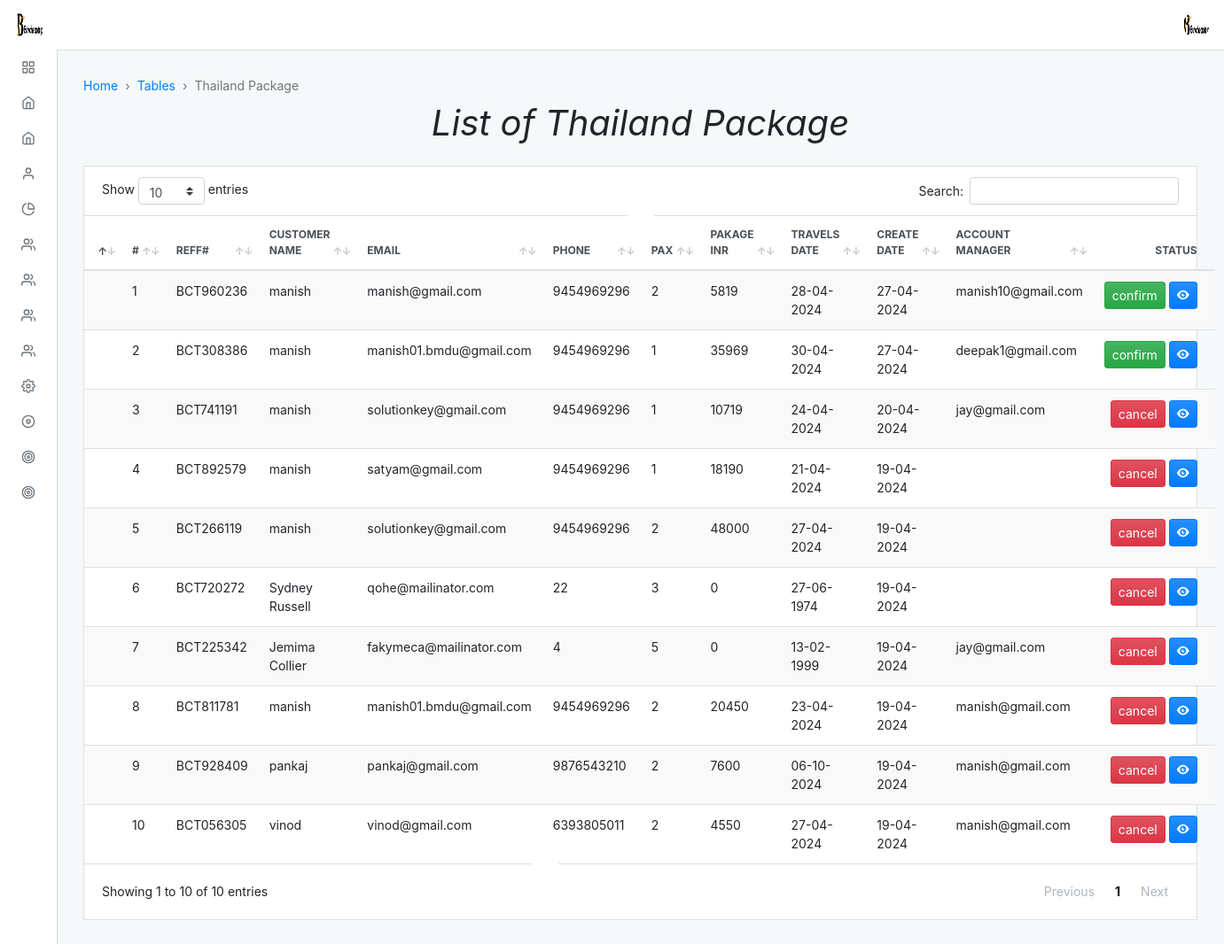
Page /admin/default/thailand_package.php (signed in) on the committed database.
### tables this page shows
CREATE TABLE `thailand_customers` (
  `cust_id` int(11) NOT NULL,
  `customer_name` varchar(150) NOT NULL,
  `reff_id` varchar(10) NOT NULL,
  `email` varchar(75) NOT NULL,
  `phone` varchar(15) NOT NULL,
  `pax` int(20) NOT NULL,
  `package_inr` double NOT NULL,
  `persion_inr` double NOT NULL,
  `travel_date` varchar(50) NOT NULL,
  `create_date` date NOT NULL DEFAULT current_timestamp(),
  `status` enum('pending','cancel','confirm','') NOT NULL DEFAULT 'pending',
  `account_id` varchar(255) NOT NULL
);

### admin/default/thailand_package.php (the view, shortened to what this page needs)
<?php
include "../../connection.php";
?>
<?php $page = "customer";
include("./incluede/header.php") ?>
<div class="adminx-content">
  <div class="adminx-main-content">
    <div class="container-fluid">
      <nav aria-label="breadcrumb" role="navigation">
        <ol class="breadcrumb adminx-page-breadcrumb">
          <li class="breadcrumb-item"><a href="#">Home</a></li>
          <li class="breadcrumb-item"><a href="#">Tables</a></li>
          <li class="breadcrumb-item active  aria-current=" page">Thailand Package</li>
        </ol>
      </nav>
      <div class="pb-3">
        <h1><b><i>List of Thailand Package </i></b></h1>
      </div>
      <div class="row">
        <div class="col">
          <div class="card mb-grid">
            <div class="table-responsive-md">
              <table class="table table-actions table-striped table-hover mb-0" data-table>
                <thead>
                  <tr>
                    <th scope="col">
                    </th>
                    <th scope="col">#</th>
                    <th scope="col">Reff#</th>
                    <th scope="col">Customer Name</th>
                    <th scope="col">Email</th>
                    <th scope="col">Phone</th>
                    <th scope="col">PAX</th>
                    <th scope="col">Pakage INR</th>
                    <th scope="col">Travels Date</th>
                    <th scope="col">Create Date</th>
                    <th scope="col">Account Manager</th>
                    <th scope="col">Status</th>
                  </tr>
                </thead>
                <tbody>
                  <?php
                  $query = "SELECT * FROM `thailand_customers` ORDER BY create_date DESC";
                  $res = mysqli_query($conn, $query);
                  $a = 1;
                  while ($row = mysqli_fetch_assoc($res)) {
                  ?>
                    <tr>
                      <th scope="row">
                        <label class="custom-control custom-checkbox m-0 p-0">
                        </label>
                      </th>
                      <td><?PHP echo $a ?></td>
                      <td><?php echo $row['reff_id'] ?></td>
                      <td><?php echo $row['customer_name'] ?></td>
                      <td><?php echo $row['email'] ?></td>
                      <td><?php echo $row['phone'] ?></td>
                      <td><?php echo $row['pax'] ?></td>
                      <td><?php echo $row['package_inr'] ?></td>
                      <td><?php echo date('d-m-Y', strtotime($row['travel_date'])); ?></td>
                      <td><?php echo date('d-m-Y', strtotime($row['create_date'])); ?></td>
                      <td><?php echo $row['account_id'] ?></td>
                      <td>
                        <div class="dropdown">
                          <?php if ($row['status'] == 'pending') { ?>
                            <button class="btn btn-sm btn-warning" type="button" id="statusDropdown<?php echo $row['cust_id']; ?>" data-toggle="dropdown" aria-haspopup="true" aria-expanded="false">
                              <?php echo $row['status']; ?>
                            </button>
                          <?php } else if ($row['status'] == 'confirm') { ?>
                            <button class="btn btn-sm btn-success" type="button" id="statusDropdown<?php echo $row['cust_id']; ?>" data-toggle="dropdown" aria-haspopup="true" aria-expanded="false">
                              <?php echo $row['status']; ?>
                            </button>
                          <?php } else { ?>
                            <button class="btn btn-sm btn-danger" type="button" id="statusDropdown<?php echo $row['cust_id']; ?>" data-toggle="dropdown" aria-haspopup="true" aria-expanded="false">
                              <?php echo $row['status']; ?>
                            </button>
                          <?php } ?>
                          <a href="thailand_package_details?reff_id=<?php echo $row['reff_id']; ?>" class="text-white btn btn-sm btn-primary">
                          <span class="oi oi-eye"></span>
                          </a>
                        </div>
                      </td>
                    </tr>
                  <?php
                    ++$a;
                  }
                  ?>
                </tbody>
              </table>
            </div>
          </div>
        </div>
      </div>
    </div>
  </div>
</div>
</div>
</body>
</html>

### admin/default/incluede/header.php (shortened to what this page needs)
<!DOCTYPE html>
<html lang="en">
<head>
  <link rel="stylesheet" type="text/css" href="./dist/css/adminx.css" media="screen" />
</head>
<body class=" virat">
  <div class="adminx-container">
    <?php
    $query = "select * from admin_login";
    $result = mysqli_query($conn, $query);
    while ($row = mysqli_fetch_assoc($result)) {
    ?>
      <nav class="navbar navbar-expand justify-content-between fixed-top virat_1">
        <a class="navbar-brand mb-0 h1 d-none d-md-block" href="admin">
          <img src="../upload/<?php echo $row['image']; ?>" class="navbar-brand-image d-inline-block align-top mr-2" class="circle" alt="">
        </a>
        <ul class="navbar-nav d-flex justify-content-end mr-2">
          <li class="nav-item dropdown">
            <a class="nav-link avatar-with-name" id="navbarDropdownMenuLink" data-toggle="dropdown" href="#">
              <img src="../upload/<?php echo $row['image']; ?>" class="d-inline-block align-top" class="rounded" alt="">
            </a>
          </li>
        </ul>
      <?php
    }
      ?>
      </nav>
      <div class="adminx-sidebar expand-hover push">
        <ul class="sidebar-nav">
          <li class="sidebar-nav-item">
            <a href="admin" class="sidebar-nav-link <?php if ($page == 'home') {
                                                      echo 'active';
                                                    } ?>">
              <span class="sidebar-nav-icon">
                <i data-feather="grid"></i>
              </span>
            </a>
          </li>
          <li class="sidebar-nav-item">
            <a class="sidebar-nav-link <?php if ($page == 'thailand') {
                                          echo 'active';
                                        } ?> collapsed" data-toggle="collapse" href="#examplepackage" aria-expanded="false" aria-controls="examplepackage">
              <span class="sidebar-nav-icon">
                <i data-feather="home"></i>
              </span>
            </a>
          </li>
          <li class="sidebar-nav-item">
            <a class="sidebar-nav-link <?php if ($page == 'slider') {
                                          echo 'active';
                                        } ?> collapsed" data-toggle="collapse" href="#example" aria-expanded="false" aria-controls="example">
              <span class="sidebar-nav-icon">
                <i data-feather="home"></i>
              </span>
            </a>
          </li>
          <li class="sidebar-nav-item">
            <a class=" sidebar-nav-link <?php if ($page == 'about') {
                                          echo 'active';
                                        } ?> collapsed" data-toggle="collapse" href="#exampl_a" aria-expanded="false" aria-controls="exampl_a">
              <span class="sidebar-nav-icon">
                <i data-feather="user"></i>
              </span>
            </a>
          </li>
          <li class="sidebar-nav-item">
            <a class=" sidebar-nav-link <?php if ($page == 'our') {
                                          echo 'active';
                                        } ?> collapsed" data-toggle="collapse" href="#examp" aria-expanded="false" aria-controls="examp">
              <span class="sidebar-nav-icon">
                <i data-feather="pie-chart"></i>
              </span>
            </a>
          </li>
          <li class="sidebar-nav-item">
            <a class=" sidebar-nav-link <?php if ($page == 'transport') {
                                          echo 'active';
                                        } ?> collapsed" data-toggle="collapse" href="#exa_team" aria-expanded="false" aria-controls="exa_team">
              <span class="sidebar-nav-icon">
                <i data-feather="users"></i>
              </span>
            </a>
          </li>
          <li class="sidebar-nav-item">
            <a class=" sidebar-nav-link <?php if ($page == 'transport') {
                                          echo 'active';
                                        } ?> collapsed" data-toggle="collapse" href="#exa_team89" aria-expanded="false" aria-controls="exa_team89">
              <span class="sidebar-nav-icon">
                <i data-feather="users"></i>
              </span>
            </a>
          </li>
          <li class="sidebar-nav-item">
            <a class=" sidebar-nav-link <?php if ($page == 'transport') {
                                          echo 'active';
                                        } ?> collapsed" data-toggle="collapse" href="#exa_team99" aria-expanded="false" aria-controls="exa_team99">
              <span class="sidebar-nav-icon">
                <i data-feather="users"></i>
              </span>
            </a>
          </li>
          <li class="sidebar-nav-item">
            <a class=" sidebar-nav-link <?php if ($page == 'users') {
                                          echo 'active';
                                        } ?> collapsed" data-toggle="collapse" href="#exa_team98" aria-expanded="false" aria-controls="exa_team98">
              <span class="sidebar-nav-icon">
                <i data-feather="users"></i>
              </span>
            </a>
          </li>
          <li class="sidebar-nav-item">
            <a class=" sidebar-nav-link <?php if ($page == 'setting') {
                                          echo 'active';
                                        } ?> collapsed" data-toggle="collapse" href="#ex" aria-expanded="false" aria-controls="ex">
              <span class="sidebar-nav-icon">
                <i data-feather="settings"></i>
              </span>
            </a>
            <li class="sidebar-nav-item">
                <a href="../default/users_wallet" class="sidebar-nav-link">
                  <span class="sidebar-nav-abbr">
                    <i data-feather="disc"></i>
                  </span>
                </a>
              </li>
              <li class="sidebar-nav-item">
                <a href="../default/thailand_payment" class="sidebar-nav-link">
                  <span class="sidebar-nav-abbr">
                    <i data-feather="target"></i>
                  </span>
                </a>
              </li>
              <li class="sidebar-nav-item">
                <a href="../default/manage_offer" class="sidebar-nav-link">
                  <span class="sidebar-nav-abbr">
                    <i data-feather="target"></i>
                  </span>
                </a>
              </li>
      </div>

### admin/default/incluede/header.php (style rules this page uses)
.pb-3 { text-align: center; }

### rows in the picture
thailand_customers: reff "BCT960236", customer_name "manish", email "manish@gmail.com", phone "9454969296", pax "2", package_inr "5819", travel_date "28-04-2024", create_date "27-04-2024", account "manish10@gmail.com", status "confirm"
thailand_customers: reff "BCT308386", customer_name "manish", email "manish01.bmdu@gmail.com", phone "9454969296", pax "1", package_inr "35969", travel_date "30-04-2024", create_date "27-04-2024", account "deepak1@gmail.com", status "confirm"
thailand_customers: reff "BCT741191", customer_name "manish", email "solutionkey@gmail.com", phone "9454969296", pax "1", package_inr "10719", travel_date "24-04-2024", create_date "20-04-2024", account "jay@gmail.com", status "cancel"
thailand_customers: reff "BCT892579", customer_name "manish", email "satyam@gmail.com", phone "9454969296", pax "1", package_inr "18190", travel_date "21-04-2024", create_date "19-04-2024", status "cancel"
thailand_customers: reff "BCT266119", customer_name "manish", email "solutionkey@gmail.com", phone "9454969296", pax "2", package_inr "48000", travel_date "27-04-2024", create_date "19-04-2024", status "cancel"
thailand_customers: reff "BCT720272", customer_name "Sydney Russell", email "qohe@mailinator.com", phone "22", pax "3", package_inr "0", travel_date "27-06-1974", create_date "19-04-2024", status "cancel"
thailand_customers: reff "BCT225342", customer_name "Jemima Collier", email "fakymeca@mailinator.com", phone "4", pax "5", package_inr "0", travel_date "13-02-1999", create_date "19-04-2024", account "jay@gmail.com", status "cancel"
thailand_customers: reff "BCT811781", customer_name "manish", email "manish01.bmdu@gmail.com", phone "9454969296", pax "2", package_inr "20450", travel_date "23-04-2024", create_date "19-04-2024", account "manish@gmail.com", status "cancel"
thailand_customers: reff "BCT928409", customer_name "pankaj", email "pankaj@gmail.com", phone "9876543210", pax "2", package_inr "7600", travel_date "06-10-2024", create_date "19-04-2024", account "manish@gmail.com", status "cancel"
thailand_customers: reff "BCT056305", customer_name "vinod", email "vinod@gmail.com", phone "6393805011", pax "2", package_inr "4550", travel_date "27-04-2024", create_date "19-04-2024", account "manish@gmail.com", status "cancel"
